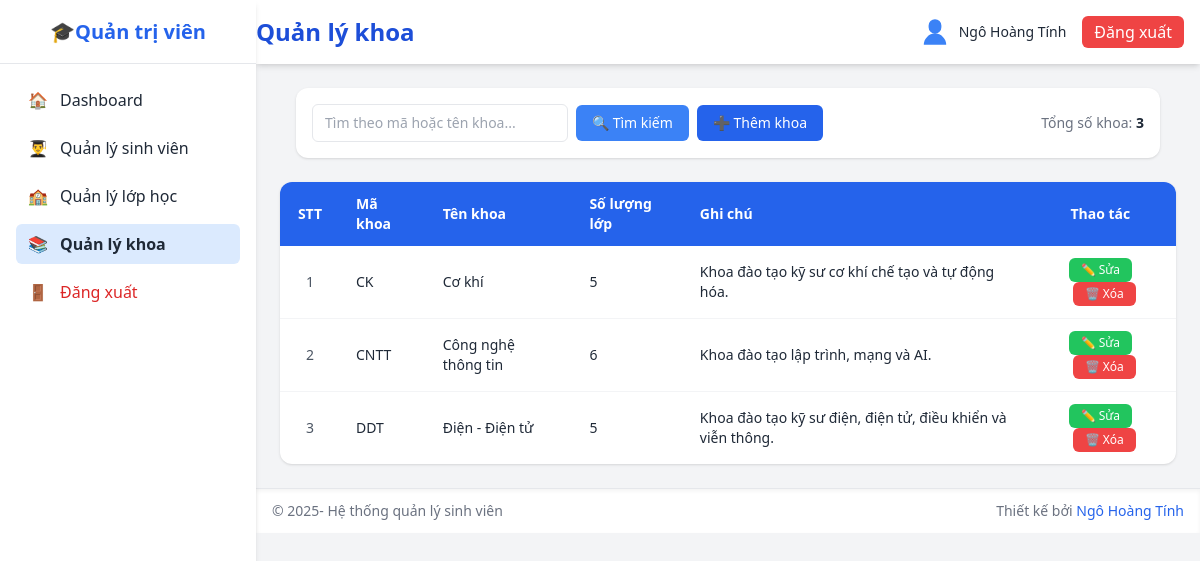
The page /admin/faculty_list.php (signed in) on the database its author committed.
### tables this page shows
CREATE TABLE `khoa` (
  `makhoa` varchar(20) NOT NULL,
  `tenkhoa` varchar(100) NOT NULL,
  `mota` text DEFAULT NULL
);

### database/pdo.php (called while the page is built, shortened)
<?php
class DB
{
    private static $pdo = null;
    private static function connect_pdo(): \PDO
    {
        $host = DB_HOST;
        $user = DB_USERNAME;
        $pass = DB_PASSWORD;
        $db   = DB_NAME;
        $charset = DB_CHARSET;
        $dsn = "mysql:host={$host};dbname={$db};charset={$charset}";
        try {
            $options = [
                \PDO::ATTR_ERRMODE => \PDO::ERRMODE_EXCEPTION,
                \PDO::ATTR_DEFAULT_FETCH_MODE => \PDO::FETCH_ASSOC,
                \PDO::ATTR_EMULATE_PREPARES => false,
            ];
            return new \PDO($dsn, $user, $pass, $options);
        } catch (\PDOException $e) {
            die('Kết nối PDO thất bại: ' . $e->getMessage());
        }
    }
    private static function init()
    {
        if (self::$pdo === null) {
            self::$pdo = self::connect_pdo();
        }
    }
    public static function getPdo()
    {
        return self::$pdo;
    }
    public static function select(string $sql, array $params = []): array
    {
        $stmt = self::getPdo()->prepare($sql);
        $stmt->execute($params);
        return $stmt->fetchAll();
    }
    public static function selectOne(string $sql, array $params = []): ?array
    {
        $stmt = self::getPdo()->prepare($sql);
        $stmt->execute($params);
        $row = $stmt->fetch();
        return $row === false ? null : $row;
    }
}

### admin/faculty_list.php (the view, shortened to what this page needs)
<?php
$search = trim($_GET['search'] ?? '');
$page = max(1, intval($_GET['page'] ?? 1));
$per_page = 5;
$offset = ($page - 1) * $per_page;
$where = [];
$params = [];
$whereClause = !empty($where) ? 'WHERE ' . implode(' AND ', $where) : '';
$total = DB::selectOne(
    "
    SELECT COUNT(*) as count
    FROM khoa k
    $whereClause",
    $params
)['count'];
$khoas = DB::select(
    "
    SELECT k.*, COUNT(l.malop) as solop
    FROM khoa k
    LEFT JOIN lop l ON k.makhoa = l.makhoa
    $whereClause
    GROUP BY k.makhoa
    ORDER BY k.tenkhoa
    LIMIT :offset, :limit",
    array_merge($params, ['offset' => $offset, 'limit' => $per_page])
);
include('../includes/sidebar.php');
include('../includes/header.php');
?>
<div class="max-w-7xl mx-auto px-4">
    <div class="bg-white rounded-xl shadow p-4 mb-4">
        <div class="flex flex-col sm:flex-row sm:items-center sm:justify-between gap-3">
            <div class="flex items-center gap-2 flex-wrap">
                <form method="GET" action="" class="flex items-center gap-2">
                    <input type="text" name="search" value="<?php echo htmlspecialchars($search); ?>"
                        placeholder="Tìm theo mã hoặc tên khoa..."
                        class="px-3 py-2 border rounded-md w-64 focus:ring-2 focus:ring-blue-400 outline-none text-sm" />
                    <button type="submit" class="bg-blue-500 hover:bg-blue-600 text-white px-4 py-2 rounded-md text-sm">
                        🔍 Tìm kiếm
                    </button>
                </form>
                <a href="faculty_add.php" class="bg-blue-600 hover:bg-blue-700 text-white px-4 py-2 rounded-md text-sm inline-flex items-center">
                    ➕ Thêm khoa
                </a>
            </div>
            <div class="text-gray-500 text-sm">
                Tổng số khoa: <span class="font-semibold text-gray-800"><?php echo $total; ?></span>
            </div>
        </div>
    </div>
</div>
<div class="bg-white rounded-xl shadow overflow-x-auto">
    <table class="min-w-full text-sm">
        <thead class="bg-blue-600 text-white">
            <tr>
                <th class="py-3 px-4 text-center" style="width: 60px">STT</th>
                <th class="py-3 px-4 text-left">Mã khoa</th>
                <th class="py-3 px-4 text-left">Tên khoa</th>
                <th class="py-3 px-4 text-left">Số lượng lớp</th>
                <th class="py-3 px-4 text-left">Ghi chú</th>
                <th class="py-3 px-4 text-center">Thao tác</th>
            </tr>
        </thead>
        <tbody class="divide-y divide-gray-100">
            <?php foreach ($khoas as $index => $khoa): ?>
                <tr class="hover:bg-gray-50">
                    <td class="py-3 px-4 text-center text-gray-600"><?php echo $offset + $index + 1; ?></td>
                    <td class="py-3 px-4"><?php echo htmlspecialchars($khoa['makhoa']); ?></td>
                    <td class="py-3 px-4"><?php echo htmlspecialchars($khoa['tenkhoa']); ?></td>
                    <td class="py-3 px-4"><?php echo $khoa['solop']; ?></td>
                    <td class="py-3 px-4"><?php echo htmlspecialchars($khoa['mota'] ?? ''); ?></td>
                    <td class="py-3 px-4 text-center space-x-2">
                        <a href="faculty_edit.php?makhoa=<?php echo urlencode($khoa['makhoa']); ?>"
                            class="bg-green-500 hover:bg-green-600 text-white px-3 py-1 rounded-md text-xs inline-block">
                            ✏️ Sửa
                        </a>
                        <a href="faculty_delete.php?makhoa=<?php echo urlencode($khoa['makhoa']); ?>"
                            onclick="return confirm('Bạn có chắc muốn xóa khoa \'<?php echo addslashes($khoa['tenkhoa']); ?>\'? Điều này sẽ xóa luôn các lớp trong khoa.');"
                            class="bg-red-500 hover:bg-red-600 text-white px-3 py-1 rounded-md text-xs inline-block">
                            🗑️ Xóa
                        </a>
                    </td>
                </tr>
            <?php endforeach; ?>
        </tbody>
    </table>
</div>
<?php include('../includes/footer.php'); ?>

### rows shown on the page
khoa: index "1", makhoa "CK", tenkhoa "Cơ khí", solop "5", mota "Khoa đào tạo kỹ sư cơ khí chế tạo và tự động hóa."
khoa: index "2", makhoa "CNTT", tenkhoa "Công nghệ thông tin", solop "6", mota "Khoa đào tạo lập trình, mạng và AI."
khoa: index "3", makhoa "DDT", tenkhoa "Điện - Điện tử", solop "5", mota "Khoa đào tạo kỹ sư điện, điện tử, điều khiển và viễn thông."

### other values the page prints
$page_title "Quản lý khoa"
$_SESSION['fullname'] "Ngô Hoàng Tính"
$total "3"
